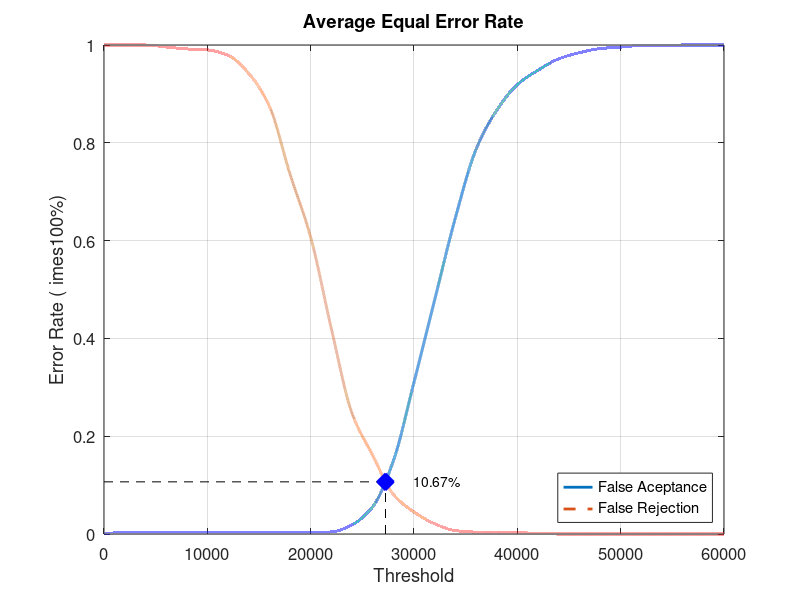
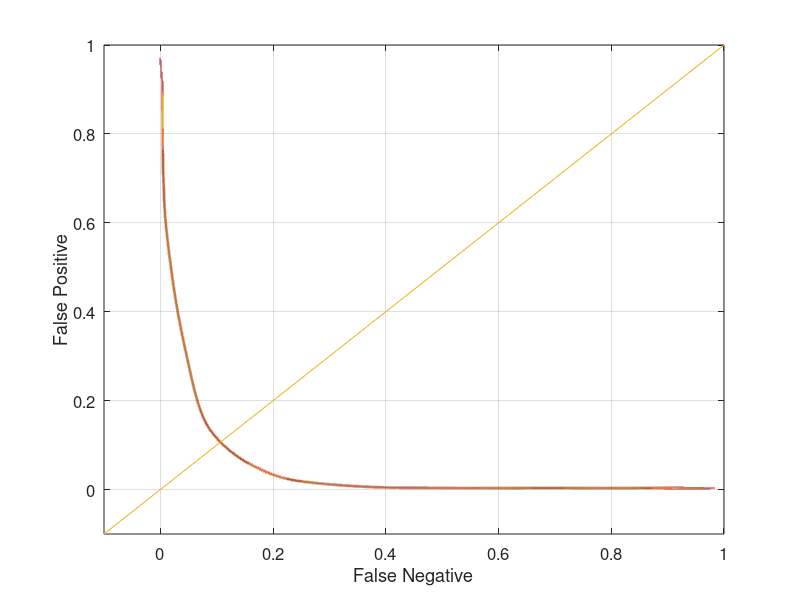

Write MATLAB code to recreate these figures, in order.
close all;
clear;
clc;
x = 0:2000:60000;
xq = 0:0.5:60000;

y0 = [0 0.0031579 0.0031579 0.0031579 0.0031579 0.0031579 0.0031579 0.0031579 0.0031579 0.0031579 0.0031579 0.00421053 0.0189474 0.0557895 0.149474 0.310526 0.478947 0.646316 0.786316 0.866316 0.918947 0.948421 0.971579 0.98421 0.992632 0.99579 0.998947 0.998947 1 1 1]
yy0 = interp1(x, y0, xq, 'pchip');
y1 = [1 1 1 0.996 0.992 0.99 0.979 0.942 0.875 0.736 0.607 0.42 0.247 0.161 0.081 0.045 0.021 0.007 0.004 0.004 0.003 0.001 0 0 0 0 0 0 0 0 0]
yy1 = interp1(x, y1, xq, 'pchip');

% Calculating EER: 
y2 = abs(y0 - y1);
find(y2 == min(y2))
yy2 = abs(yy0 - yy1);
xEER = find(yy2 == min(yy2));
xEERIndex = xq(xEER) % X-axis EER
yEER = yy0(xEER) % Y-axis EER

main = figure
plot(xq, yy0,'-','LineWidth', 2);	hold on
plot(xq, yy1,'--','LineWidth', 2);	hold on
plot([xEERIndex xEERIndex], [0 yEER], 'k--');	hold on
plot([0 xEERIndex], [yEER yEER], 'k--');	hold on
plot(xEERIndex, yEER, 'bx', 'LineWidth', 10);	hold on
text(xEERIndex + 10 * xEERIndex / 100, yEER, [num2str(round((10000 * yEER)) / 100) '%'])
legend('False Aceptance', 'False Rejection', 'Location', 'SouthEast')
xlabel('Threshold')
ylabel('Error Rate (	imes100%)')
title('Average Equal Error Rate')
set(gca, 'FontSize', 12)
axis([0 60000 0 1])
grid on

print(main, 'Database2AverageMain', '-dpng');
FNRxFPR = figure('Color', [1 1 1]);
plot(yy1, yy0, '-', yy1, yy0, 'LineWidth', 2);
hold on
y = -0.1:0.1:1
plot(y, y); 
set(gca, 'FontSize', 12)
xlabel('False Negative')
ylabel('False Positive')
axis([-0.1 1 -0.1 1])
set(gca, 'FontSize', 12)
grid on

print(FNRxFPR, 'Database2AverageFNRxFPR','-dpng');
